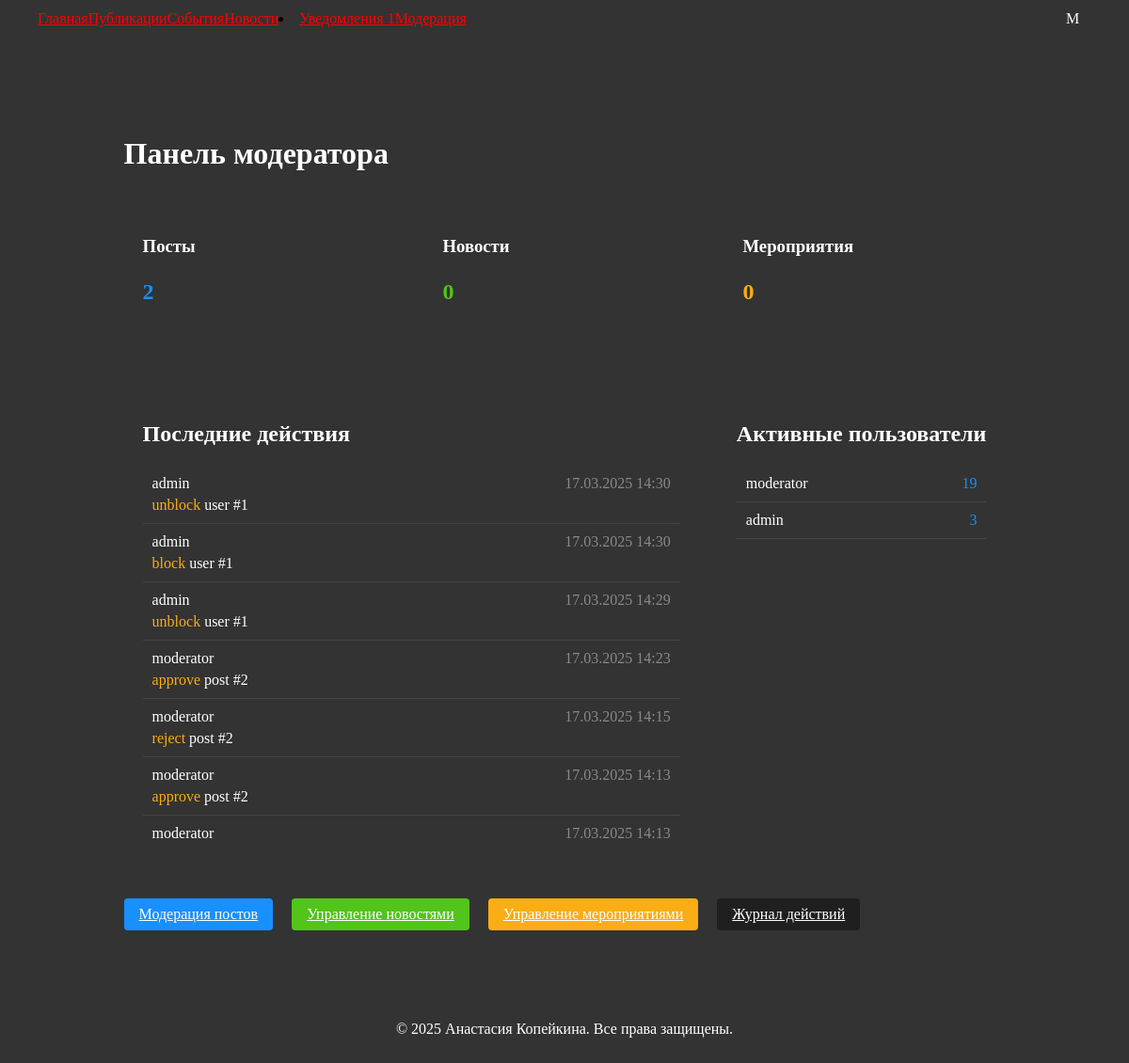
/moderate (signed in), run on the app's committed database.
### application/models.py (models this page shows, shortened)
class User(db.Model, UserMixin):
    id = db.Column(db.Integer, primary_key=True)
    username = db.Column(db.String(150), unique=True, nullable=False)
    email = db.Column(db.String(150), unique=True, nullable=False)
    password_hash = db.Column(db.String(128), nullable=False)
    role = db.Column(db.String(128), default='user')
    is_blocked = db.Column(db.Boolean, default=False)
    failed_login_attempts = db.Column(db.Integer, default=0)
    last_failed_login = db.Column(db.DateTime)
    posts = db.relationship('Post', backref='author', lazy=True)
    likes = db.relationship('Like', backref='user', lazy=True)
    comments = db.relationship('Comment', backref='user', lazy=True)
    email_notifications = db.Column(db.Boolean, default=True)  # Флаг для email уведомлений

class UserActivity(db.Model):
    id = db.Column(db.Integer, primary_key=True)
    user_id = db.Column(db.Integer, db.ForeignKey('user.id'), nullable=False)
    action_type = db.Column(db.String(50), nullable=False)  # 'create', 'edit', 'delete'
    target_type = db.Column(db.String(50), nullable=False)  # 'post', 'comment', 'news', 'event'
    target_id = db.Column(db.Integer, nullable=False)
    details = db.Column(db.Text, nullable=True)
    created_at = db.Column(db.DateTime, default=datetime.now)
    user = db.relationship('User', backref='activities')

### application/views/moderation.py (the view)
@moderation_bp.route("/moderate")
@login_required
@moderator_required('moderator')
def dashboard():
    last_week = datetime.now() - timedelta(days=7)
    activities = UserActivity.query.filter(UserActivity.created_at >= last_week).order_by(UserActivity.created_at.desc()).all()
    posts_count = Post.query.count()
    news_count = News.query.count()
    events_count = Event.query.count()
    active_users = db.session.query(User, db.func.count(UserActivity.id).label('activity_count'))\
        .join(UserActivity)\
        .filter(UserActivity.created_at >= last_week)\
        .group_by(User.id)\
        .order_by(db.text('activity_count DESC'))\
        .limit(10)\
        .all()
    return render_template(
        "moderation/dashboard.html",
        activities=activities,
        posts_count=posts_count,
        news_count=news_count,
        events_count=events_count,
        active_users=active_users
    )

### application/views/auth.py (called while the page is built)
@login_manager.user_loader
def load_user(user_id):
    return User.query.get(int(user_id))

### application/templates/moderation/dashboard.html (shortened to what this page needs)
{% extends 'base.html' %}
{% block content %}
<div class="home-container" style="max-width: 1200px; margin: 0 auto; padding: 40px 20px;">
    <h1 style="color: #fff; margin-bottom: 30px;">Панель модератора</h1>
    <div class="stats-grid" style="display: grid; grid-template-columns: repeat(auto-fit, minmax(250px, 1fr)); gap: 20px; margin-bottom: 40px;">
        <div class="stat-card" style="background-color: #333333; padding: 20px; border-radius: 8px;">
            <h3 style="color: #fff; margin-bottom: 10px;">Посты</h3>
            <p style="color: #1890ff; font-size: 24px; font-weight: bold;">{{ posts_count }}</p>
        </div>
        <div class="stat-card" style="background-color: #333333; padding: 20px; border-radius: 8px;">
            <h3 style="color: #fff; margin-bottom: 10px;">Новости</h3>
            <p style="color: #52c41a; font-size: 24px; font-weight: bold;">{{ news_count }}</p>
        </div>
        <div class="stat-card" style="background-color: #333333; padding: 20px; border-radius: 8px;">
            <h3 style="color: #fff; margin-bottom: 10px;">Мероприятия</h3>
            <p style="color: #faad14; font-size: 24px; font-weight: bold;">{{ events_count }}</p>
        </div>
    </div>
    <div class="content-grid" style="display: grid; grid-template-columns: 2fr 1fr; gap: 20px;">
        <div class="recent-activities" style="background-color: #333333; padding: 20px; border-radius: 8px;">
            <h2 style="color: #fff; margin-bottom: 20px;">Последние действия</h2>
            <div class="activities-list" style="max-height: 400px; overflow-y: auto;">
                {% for activity in activities %}
                <div class="activity-item" style="padding: 10px; border-bottom: 1px solid #444; color: #fff;">
                    <div style="display: flex; justify-content: space-between;">
                        <span>{{ activity.user.username }}</span>
                        <span style="color: #888;">{{ activity.created_at.strftime('%d.%m.%Y %H:%M') }}</span>
                    </div>
                    <div style="margin-top: 5px;">
                        <span style="color:
                            {%- if activity.action_type == 'create' -%}#52c41a
                            {%- elif activity.action_type == 'edit' -%}#1890ff
                            {%- elif activity.action_type == 'delete' -%}#ff4d4f
                            {%- else -%}#faad14{% endif %}">
                            {{ activity.action_type }}
                        </span>
                        <span>{{ activity.target_type }} #{{ activity.target_id }}</span>
                    </div>
                </div>
                {% endfor %}
            </div>
        </div>
        <div class="active-users" style="background-color: #333333; padding: 20px; border-radius: 8px;">
            <h2 style="color: #fff; margin-bottom: 20px;">Активные пользователи</h2>
            <div class="users-list">
                {% for user, count in active_users %}
                <div class="user-item" style="padding: 10px; border-bottom: 1px solid #444; color: #fff;">
                    <div style="display: flex; justify-content: space-between;">
                        <span>{{ user.username }}</span>
                        <span style="color: #1890ff;">{{ count }}</span>
                    </div>
                </div>
                {% endfor %}
            </div>
        </div>
    </div>
    <div class="navigation-buttons" style="margin-top: 40px; display: flex; gap: 20px;">
        <a href="{{ url_for('moderation.moderate_posts') }}" class="ant-btn ant-btn-primary">Модерация постов</a>
        <a href="{{ url_for('moderation.moderate_news') }}" class="ant-btn ant-btn-success">Управление новостями</a>
        <a href="{{ url_for('moderation.moderate_events') }}" class="ant-btn ant-btn-warning">Управление мероприятиями</a>
        <a href="{{ url_for('moderation.view_activities') }}" class="ant-btn ant-btn-default">Журнал действий</a>
    </div>
</div>
{% endblock %}

### application/templates/base.html (shortened to what this page needs)
<!DOCTYPE html>
<html lang="en">
<head>
    <link rel="stylesheet" href="https://cdnjs.cloudflare.com/ajax/libs/antd/4.16.13/antd.min.css">
    <link rel="stylesheet" href="{{ url_for('static', filename='css/styles.css') }}">
</head>
<body>
    <header style="position: fixed; ">
        <nav class="ant-menu ant-menu-horizontal" style="display: flex; align-items: center; justify-content: space-between; padding: 0 20px;">
            <div class="left-menu" style="display: flex; align-items: center;">
                <a class="ant-menu-item" href="{{ url_for('index') }}">Главная</a>
                <a class="ant-menu-item" href="{{ url_for('posts.list_posts') }}">Публикации</a>
                <a class="ant-menu-item" href="{{ url_for('events.list_events') }}">События</a>
                <a class="ant-menu-item" href="{{ url_for('news.list_news') }}">Новости</a>
                <li class="nav-item">
                    <a class="nav-link" href="{{ url_for('notifications.list_notifications') }}">
                        Уведомления
                        <span id="unreadNotificationsCount" class="badge badge-danger"></span>
                    </a>
                </li>
                {% if current_user.is_authenticated and current_user.role == 'moderator' %}
                <a class="ant-menu-item" href="{{ url_for('moderation.dashboard') }}">Модерация</a>
                {% elif current_user.is_authenticated and current_user.role == 'admin' %}
                <a class="ant-menu-item" href="{{ url_for('admin.list_users') }}">Админпанель</a>
                {% endif %}
            </div>
            <div class="right-menu" style="display: flex; align-items: center;">
                {% if not current_user.is_authenticated %}
                <a class="ant-menu-item" href="{{ url_for('auth.login') }}">Вход</a>
                <a class="ant-menu-item" href="{{ url_for('auth.register') }}">Регистрация</a>
                {% else %}
                <div
                    id="user-avatar"
                    class="ant-avatar ant-avatar-circle ant-avatar-icon user-avatar"
                    style="
                        background-color: {{ current_user.avatar_color }};
                        color: white;
                        cursor: pointer;
                        display: flex;
                        align-items: center;
                        justify-content: center;
                        width: 40px;
                        height: 40px;
                    "
                >
                    {{ current_user.username[0]|upper }}
                </div>
                {% endif %}
            </div>
        </nav>
    </header>
    <div class="content" style="padding: 20px; display: flex; justify-content: center; flex-direction: column; margin-top: 64px;">
        {% block content %}
        {% endblock %}
    </div>
    <footer style="text-align: center; padding: 20px;">
        <p>© 2025 Анастасия Копейкина. Все права защищены.</p>
    </footer>
</body>
</html>

### application/static/css/styles.css (style rules this page uses)
body { background-color: #333333; }
.ant-btn-primary { background-color: #FF0000; border-color: #FF0000; }
p { color: #ffffff; }
h1 { color: #ffffff; }
header { top: 0; left: 0; right: 0; z-index: 1000; max-width: 1200px; margin: 0 auto; padding: 0 20px; background-color: #333333; }
.ant-menu { background-color: #333333; }
.ant-menu-horizontal { border-bottom: none; }
nav a { color: #FF0000; background-color: #333333; }

### application/templates/moderation/dashboard.html (style rules this page uses)
.ant-btn { padding: 8px 16px; border-radius: 4px; cursor: pointer; transition: all 0.3s; }
.ant-btn-primary { background-color: #1890ff; border-color: #1890ff; color: #fff; }
.ant-btn-success { background-color: #52c41a; border-color: #52c41a; color: #fff; }
.ant-btn-warning { background-color: #faad14; border-color: #faad14; color: #fff; }
.ant-btn-default { background-color: #1f1f1f; border-color: #5c5c5c; color: #fff; }

### data on the page
User: username "M", username "moderator", count "19"
UserActivity: user.username "admin", created_at "17.03.2025 14:30", action_type "unblock", target_type "user", target_id "1"
UserActivity: user.username "admin", created_at "17.03.2025 14:30", action_type "block", target_type "user", target_id "1"
UserActivity: user.username "admin", created_at "17.03.2025 14:29", action_type "unblock", target_type "user", target_id "1"
UserActivity: user.username "moderator", created_at "17.03.2025 14:23", action_type "approve", target_type "post", target_id "2"
UserActivity: user.username "moderator", created_at "17.03.2025 14:15", action_type "reject", target_type "post", target_id "2"
UserActivity: user.username "moderator", created_at "17.03.2025 14:13", action_type "approve", target_type "post", target_id "2"
UserActivity: user.username "moderator", created_at "17.03.2025 14:13"
User: username "admin", count "3"

### other printed values
{{ posts_count }} "2"
{{ news_count }} "0"
{{ events_count }} "0"
